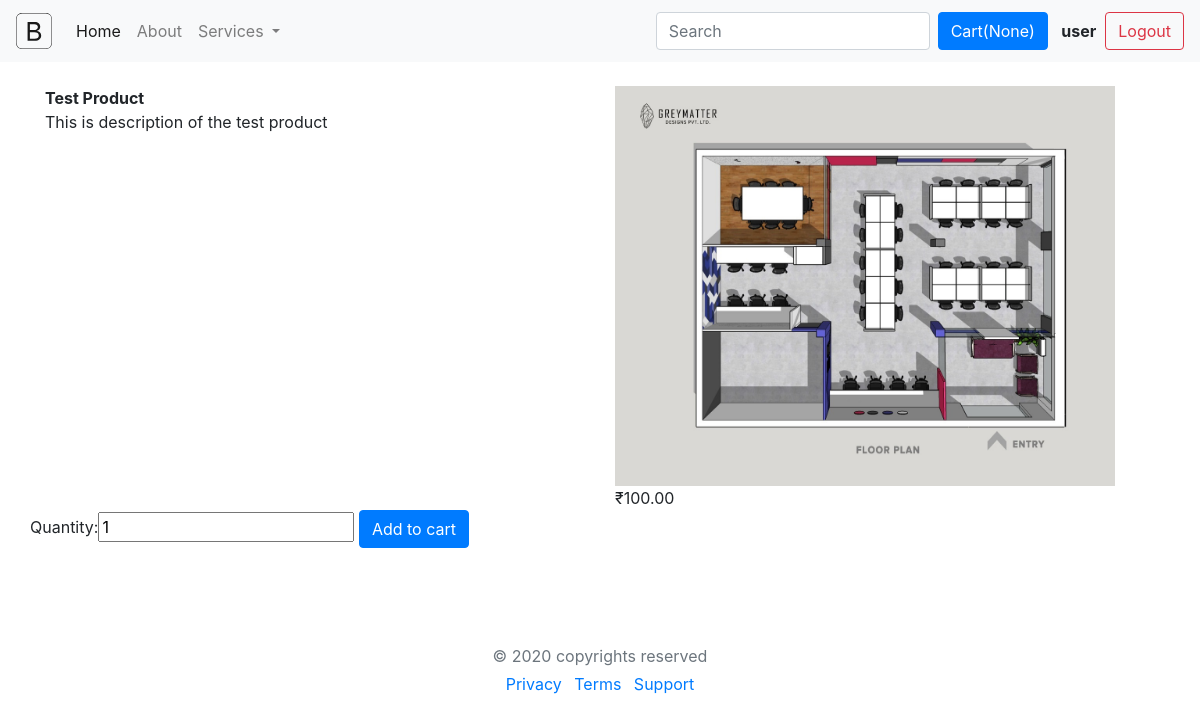
/product/1/testproduct/ (signed in), run on the app's committed database.
### ecom/models.py (models this page shows, shortened)
class Product(models.Model):
	title = models.CharField(max_length = 100)
	price = models.DecimalField(max_digits = 10, decimal_places = 2)
	slug = models.SlugField()
	description = models.TextField()
	img = models.ImageField(upload_to = '')

### ecom/views.py (the view)
# urls.py: path('product/<int:product_id>/<slug:product_slug>/', show_product, name = 'detail'),
@login_required
def show_product(request,product_id,product_slug):
	p = get_object_or_404(Product, id = product_id)
	if request.method == 'POST':
		form = CartForm(request, request.POST)
		if form.is_valid():
			request.form_data = form.cleaned_data
			cart.add_to_cart(request)
			return redirect('ecom:cart')
	form = CartForm(request, initial = {'product_id':product_id})
	context = {'p':p,'form':form}
	return render(request,'detail.html',context)

### ecom/forms.py
class CartForm(forms.Form):
	quantity = forms.IntegerField(initial = '1')
	product_id = forms.IntegerField(widget = forms.HiddenInput)
	def __init__(self,request,*args,**kwargs):
		self.request = request
		super(CartForm,self).__init__(*args,**kwargs)

### ecom/cart.py (called while the page is built)
def cart_id_(request):
	if 'cart_id' not in request.session:
		request.session['cart_id'] = str(uuid.uuid4())
	return request.session['cart_id']

def get_cart_items(request):
	return CartItem.objects.filter(cart_id = cart_id_(request))

def item_count(request):
	return get_cart_items(request).aggregate(count = Sum('quantity'))

### ecom/templates/detail.html (shortened to what this page needs)
{% extends 'base.html' %}
{% block content %}
<br>
<div class="row">
	<div class="col-md-6">
<b>{{p.title}}</b><br>
{{p.description}}<br>
	</div>
	<div class="col-md-6">
<img src="{{p.img.url}}" height="400" width="500"><br>
₹{{p.price}}<br>
	</div>
<form action="{% url 'ecom:detail' p.id p.slug %}" method="post">
	{{form}}
	<input class="btn btn-primary" type="submit" value="Add to cart">
</form>
{% endblock %}

### ecom/templates/base.html (shortened to what this page needs)
{% load static %}
<!DOCTYPE html>
<html>
<head>
	<link rel="stylesheet" href="https://stackpath.bootstrapcdn.com/bootstrap/4.4.1/css/bootstrap.min.css">
	<link rel="stylesheet" type="text/css" href="{% static 'style.css' %}">
</head>
<body>
	<nav class="navbar navbar-expand-lg navbar-light bg-light sticky-top">
  <a class="navbar-brand" href="#">
  </a>
  <div class="collapse navbar-collapse" id="navbarSupportedContent">
    <ul class="navbar-nav mr-auto">
      <li class="nav-item active">
        <a class="nav-link" href="{% url 'ecom:index' %}">Home <span class="sr-only">(current)</span></a>
      </li>
      <li class="nav-item">
        <a class="nav-link" href="#">About</a>
      </li>
      <li class="nav-item dropdown">
        <a class="nav-link dropdown-toggle" href="#" id="navbarDropdown" role="button" data-toggle="dropdown" aria-haspopup="true" aria-expanded="false">
          Services
        </a>
      </li>
      <li class="nav-item">
        <a class="nav-link disabled" href="#" tabindex="-1" aria-disabled="true"></a>
      </li>
    </ul>
    <form action = "{% url 'ecom:search' %}" class="form-inline my-2 my-lg-0" method ='GET' value='{{request.GET.q}}'>
      <input class="form-control mr-sm-2" type="search" name = 'q' value = '{{request.GET.q}}' placeholder="Search" aria-label="Search">
      <a href="{% url 'ecom:cart' %}" class="btn btn-primary" role="button">Cart({{count}})</a>
    </form>
    {% if user.is_authenticated %}
      &nbsp;&nbsp;&nbsp;<b>{{request.user}}</b>&nbsp;&nbsp;<a class="btn btn-outline-danger my-2 my-sm-0" href="{% url 'auth_logout' %}">Logout</a>
      {% else %}
      <a class="btn btn-outline-success my-2 my-sm-0" href="{% url 'auth_login' %}">Login</a>
      <a class="btn btn-outline-success my-2 my-sm-0" href="{% url 'registration_register' %}">Register</a>
      {% endif %}
  </div>
</nav>
<div class="container">
	{% block content %}{% endblock %}
</div>
<footer class="my-5 pt-5 text-muted text-center text-small">
        <p class="mb-1">&copy; 2020 copyrights reserved</p>
        <ul class="list-inline">
          <li class="list-inline-item"><a href="#">Privacy</a></li>
          <li class="list-inline-item"><a href="#">Terms</a></li>
          <li class="list-inline-item"><a href="#">Support</a></li>
        </ul>
      </footer>
</body>
</html>

### data on the page
Product: title "Test Product", description "This is description of the test product", img (picture), price "100.00"

### other printed values
{{ count }} "None"
{{ request.user }} "user"
